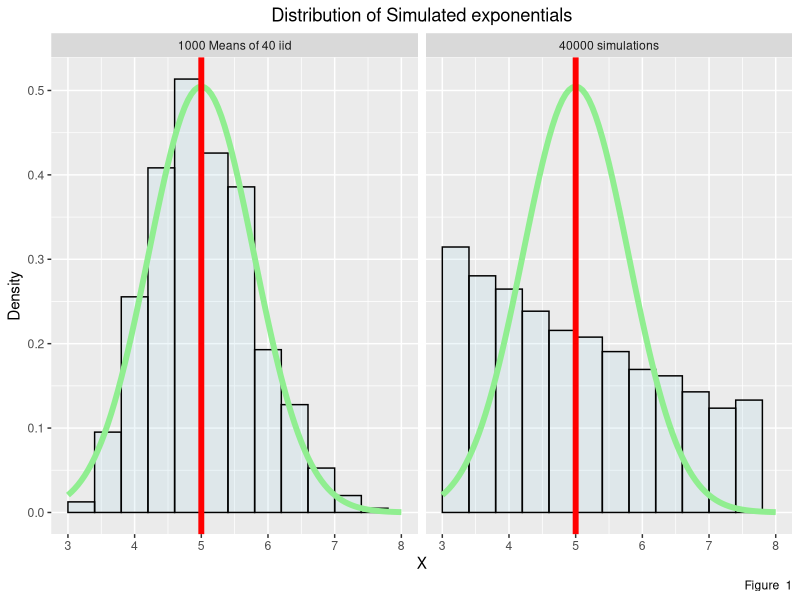

This figure's R source:
## ---- chunk 1
knitr::opts_chunk$set(echo = TRUE)
## ---- chunk 2
lambda <- 0.2
n <- 40
sim <- 1000
mn <- 1 / lambda
sd <- 1 / lambda
## ---- chunk 3
theo.val <-c(Mean = mn, Variance = sd^2)
theo.val
## ---- chunk 4
mns <- numeric(sim)
set.seed(10)
for (i in 1:sim) mns[i] <- mean(rexp(n, lambda))
## ---- chunk 5
data.frame(Estimated = c(mean(mns), var(mns)), Theoretical = c(mn, sd^2/n), 
          row.names = c("Mean", "Variance"))
## ---- chunk 6
set.seed(11)
sim.vector <- rexp(sim * n, lambda)
## ---- chunk 7
library(ggplot2)
dat <- data.frame(x = c(sim.vector, mns), test = c(rep("40000 simulations", sim * n), rep("1000 Means of 40 iid", sim)))
g <- ggplot(dat, aes(x = x, fill = test))
g <- g + geom_histogram(alpha=.20, color = "black", fill = "lightblue", binwidth = 0.4, aes(y = ..density..))
g <- g + stat_function(fun = dnorm, size = 2, args = list(mean = mn, sd = sd/sqrt(n)), color ="lightgreen")
g <- g + geom_vline(xintercept = mn, size = 2, colour = "red")
g <- g + facet_grid(. ~ test)
g <- g + labs(caption = paste("Figure ", 1), title = "Distribution of Simulated exponentials", y = "Density", x ="X")
g <- g + theme(plot.title = element_text(hjust=0.5))
g <- g + xlim(3, 8)
g
## ---- chunk 8

